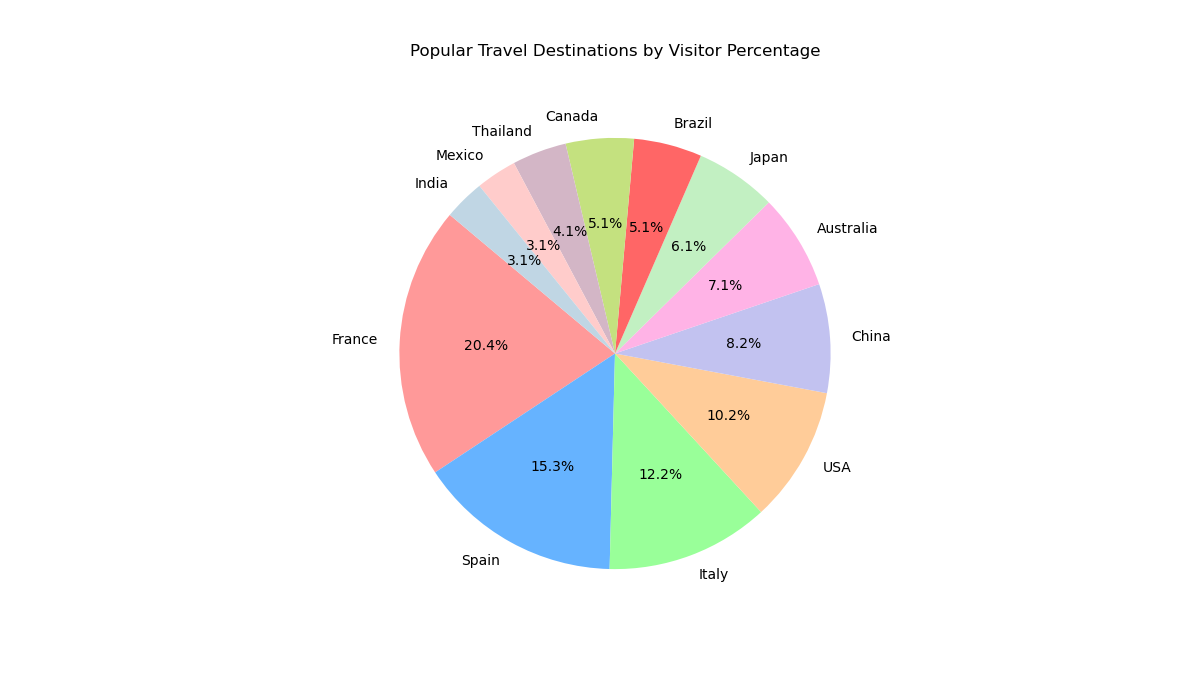

This figure's Python source:

import matplotlib.pyplot as plt

# Data setup
destinations = ['France', 'Spain', 'Italy', 'USA', 'China', 'Australia', 'Japan', 'Brazil', 'Canada', 'Thailand', 'Mexico', 'India']
percentages = [20, 15, 12, 10, 8, 7, 6, 5, 5, 4, 3, 3]
colors = ['#ff9999', '#66b3ff', '#99ff99', '#ffcc99', '#c2c2f0', '#ffb3e6', '#c2f0c2', '#ff6666', '#c4e17f', '#d3b6c6', '#ffcccb', '#c0d6e4']

# Plotting
fig, ax = plt.subplots(figsize=(12, 7))  # width and height of the chart
ax.pie(percentages, labels=destinations, autopct='%1.1f%%', colors=colors, startangle=140)
ax.set_title('Popular Travel Destinations by Visitor Percentage', pad=20)

# Show plot
plt.show()
